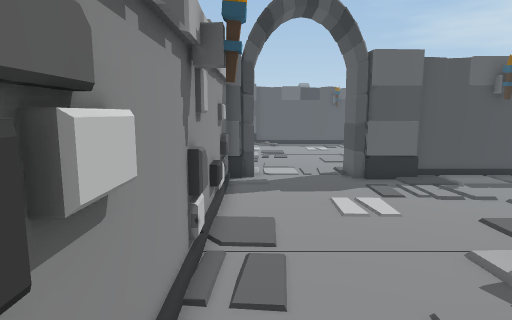
View 1 (above)

19 first-person views from a walk through a scene from a Unity 3-D project. The camera is 1.5 m above the floor, tilts 8° down and sees 75° across. The floor is counted in squares, 0.5 m on a side. Each view is taken from the middle of a square. On the plan, view 1 faces up. The plan holds only what a view shows up to about 20 squares ahead; the rest is blank. The place goes on beyond the plan.

View 2
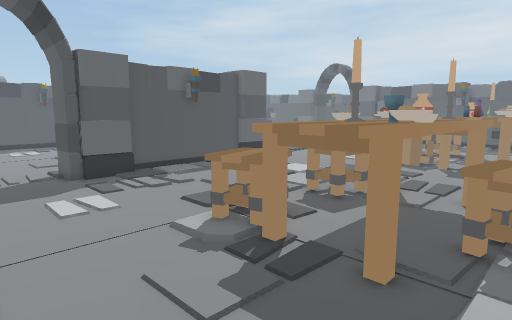

View 3
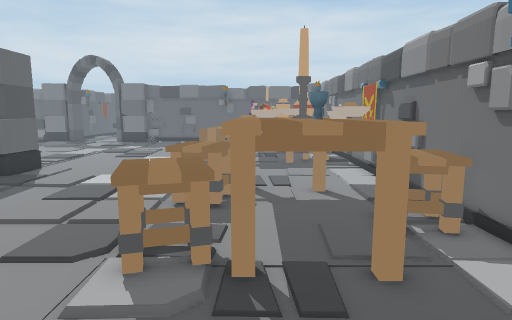

View 4
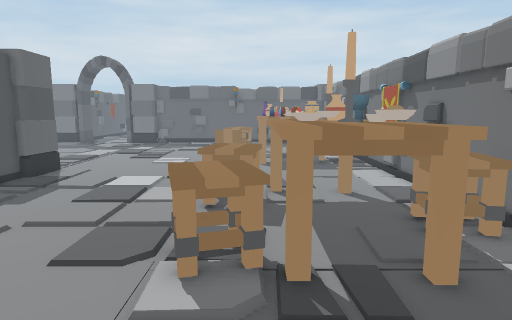

View 5
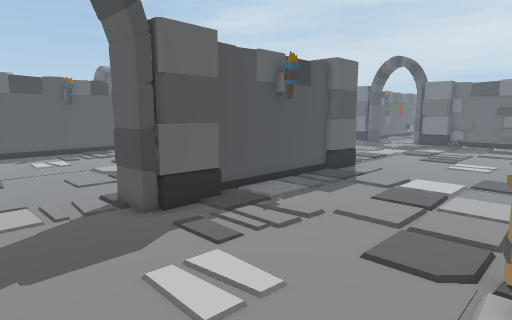

View 6
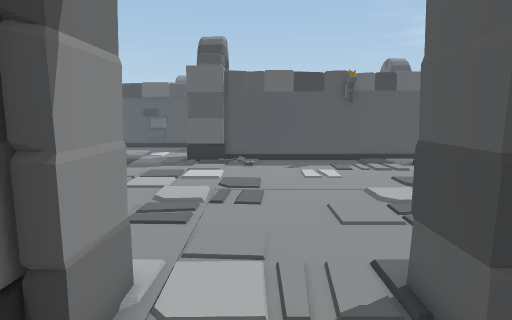

View 7
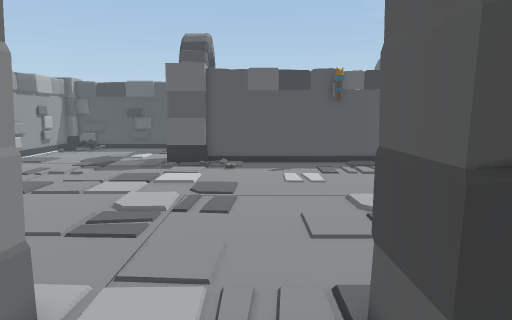

View 8
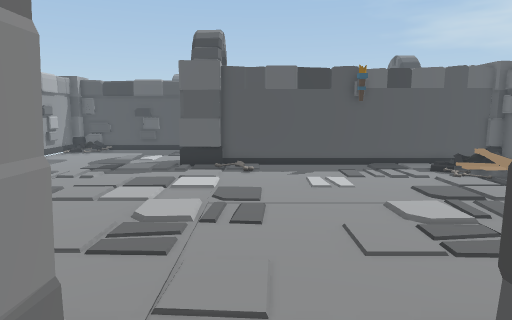

View 9
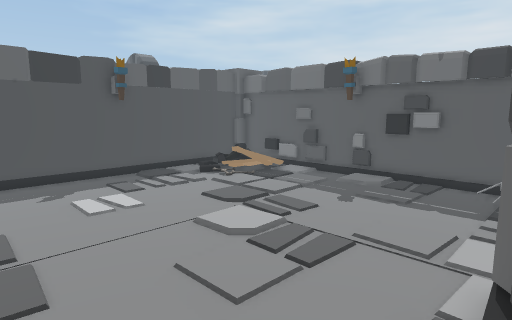

View 10
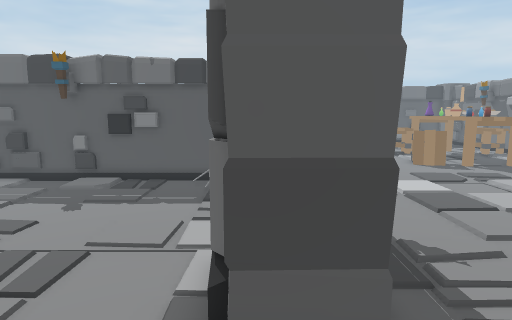

View 11
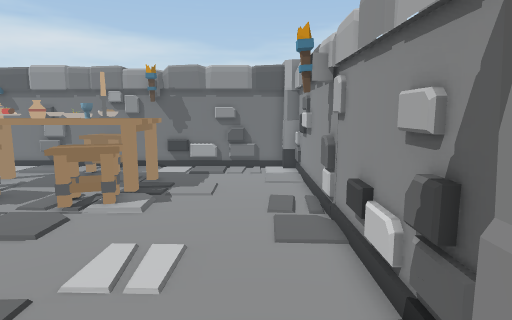

View 12
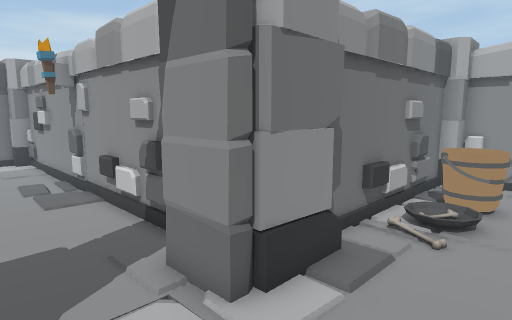

View 13
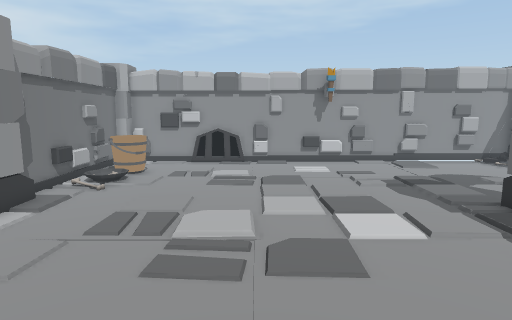

View 14
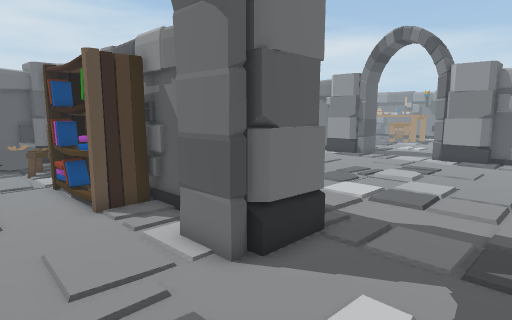

View 15
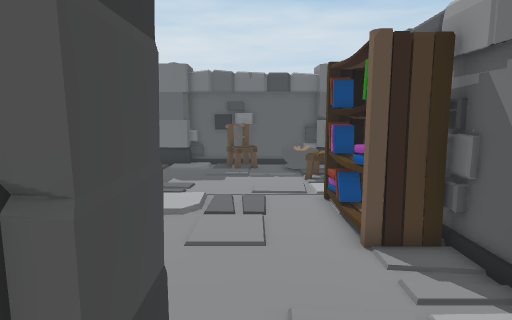

View 16
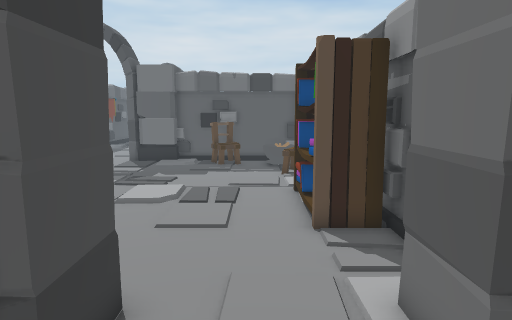

View 17
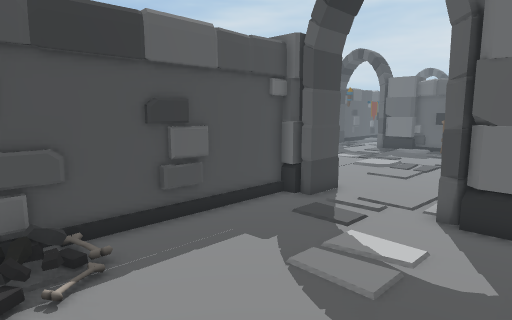

View 18
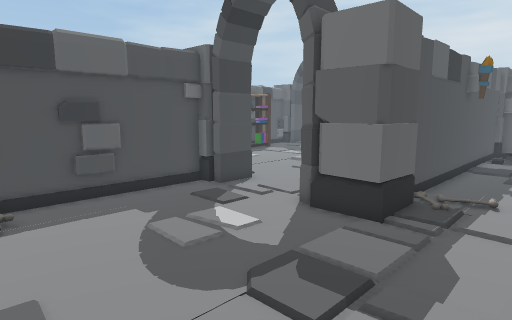

View 19
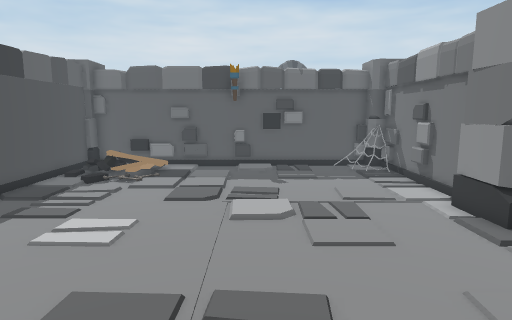

### Floor plan
Key: @ floor where view 1 was taken; # wall or solid block; . main floor; : floor 0.25 m higher than the main floor; / step, stairs or slope; = window, fence, low wall or low ledge; C column; A candle; U cup; B banner; K bucket; O other object.
Columns run from 12 left of view 1 to 22 right of it. Each row starts with its distance up from view 1.
 43                            CCCC
 42           C   ..............#
 41  #########C  ..............O#
 40  /........###.............OO#
 39  //.......................OO#
 38 =...........................#
 37  ......................O..OO#
 36  .........###..OOOOOO..OO.O #
 35  .........CC ..OO  OO   O   #
 34  .........C   ###           #
 33 ..........CCC################
 32  ........................OO.#
 31  ......................///O.#
 30  .......................////#
 29 =.....................//.///#
 28 =...........................#
 27  ...........................#
 26  ...........................#
 25  ...........................#
 24  ...........................#
 23 =...........................#
 22 =...........................#
 21  ...........................#
 20  ..K........................#
 19  .KKK::.....................#
 18 #.KKK.:...........CC.......C#
 17 ##########CC#... #CC########C
 16          C C#....#CC########CCC.
 15            C#....CCC........CC..
 14            #.....................
 13            #......................
 12            #.......................
 11            #.......................
 10            #.......................
  9            #.......................
  8            #......................
  7            #......OO..OO  .......O
  6            #.....OOOO.OOO  .....OOO
  5            #......OOOOOOO  .....OO
  4            #.....OOO OOOO ......OOO
  3            #.....OOAU OOO ......OOO
  2            #.....OOOUOOOAO......OOO
  1            #......OOOOOOOO......
  0            #@.......OOO........
 -1            #.......=OOO.....BB..
 -2            ######################

Positions as (right, up) in squares from view 1, and headings:
1: (0, 0), facing up
2: (0, -1), facing up-right
3: (0, 4), facing right
4: (0, 5), facing right
5: (0, 6), facing up-right
6: (2, 12), facing up
7: (3, 13), facing up
8: (2, 14), facing up
9: (1, 17), facing up-right
10: (1, 17), facing right
11: (1, 17), facing down
12: (3, 21), facing down-left
13: (8, 25), facing left
14: (-7, 40), facing down-right
15: (-4, 39), facing right
16: (-5, 38), facing right
17: (-12, 33), facing up-right
18: (-11, 29), facing up-right
19: (-3, 24), facing right
